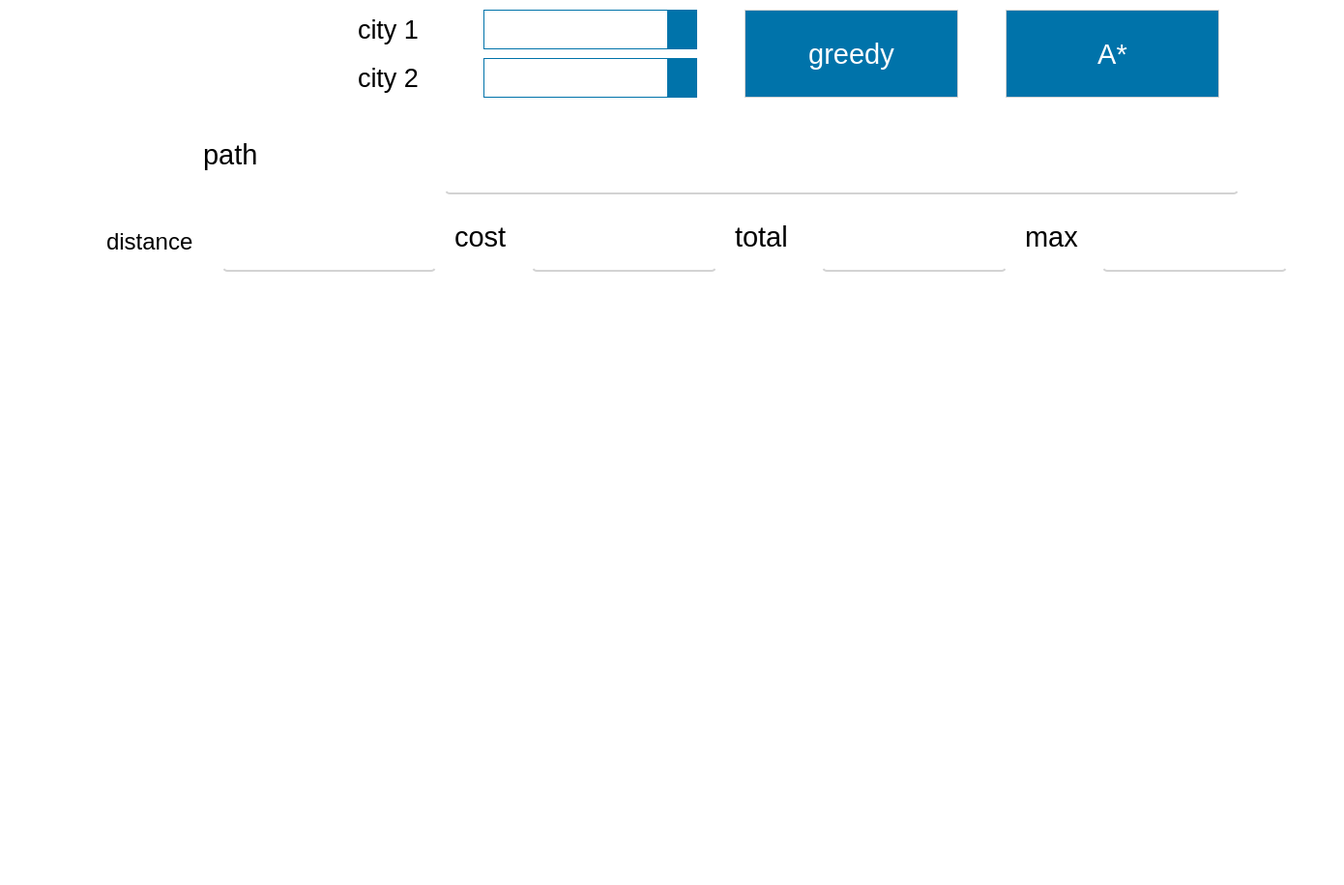
<?xml version="1.0" encoding="UTF-8"?>
<ui version="4.0">
 <class>root</class>
 <widget class="QMainWindow" name="root">
  <property name="geometry">
   <rect>
    <x>0</x>
    <y>0</y>
    <width>1390</width>
    <height>915</height>
   </rect>
  </property>
  <property name="windowTitle">
   <string>search 2</string>
  </property>
  <property name="styleSheet">
   <string notr="true">/*  ---------------------------- ALL OTHERS WIDGETS ---------------------------- */
*{
selection-background-color: rgb(67, 128, 179);
selection-color: rgb(255, 255, 255);
}

/*  ---------------------------- MAIN WINDOW, WIDGET ---------------------------- */
QMainWindow,QWidget
{
color:rgb(0,0,0);
background:rgb(255,255,255);
}

/*  ---------------------------- MENU BAR ---------------------------- */
QMenuBar
{
color:rgb(120,120,120);
background:rgb(230,230,230);
}
QMenuBar::item:selected
{
color:rgb(100,100,100);
background:rgb(200,200,200);
}
/*  ---------------------------- CONTEXT MENU ---------------------------- */
QMenu
{
color:rgb(90,90,90);
background:rgb(230,230,230);
padding: 3;
}
QMenu::item:selected
{
color:rgb(90,90,90);
background:rgb(200,200,200);
}
QMenu::separator {
background:rgb(200,200,200);
height:1px;
}


/*  ---------------------------- Q TAB BAR ---------------------------- */
QTabBar::tab {
color:rgb(150,150,150);
background:rgb(240,240,240);
height:30;
width:80;
border: rgb(240,240,240);
border-width: 0 0 2px 0;
padding-left:10;
}

QTabBar::tab:selected {
background:white;
color:rgb(100,100,100);
border: solid rgb(0,150,255);
border-width: 0 0 5px 0;
}
QTableWidget QTableCornerButton::section {
background-color: rgb(255, 255, 255);
}
/*-----------------------------------------------------------------
------------------------------ LINE_EDIT --------------------------
------------------------------ TEXT BROWSER -----------------------
------------------------------ TEXT_EDIT---------------------------
------------------------------ PLAIN_TEXT -------------------------
------------------------------------------------------------------- */
QLineEdit,QTextBrowser,QTextEdit,QPlainTextEdit
{
color:rgb(20,20,20);
background-color:white;
border: solid lightgrey;
border-width: 0 0 2px 0;
border-bottom-left-radius: 5;
border-bottom-right-radius: 5;
}

QLineEdit:disabled
{
color:rgb(160, 150, 150);
background-color:rgb(255, 240, 240);
border: solid rgb(253, 14, 14);
border-width: 0 0 2px 0;
border-bottom-left-radius: 5;
border-bottom-right-radius: 5;
}

/*  ---------------------------- COMBO BOX ----------------------------*/
QComboBox
{
color:rgb(0,115,170);
background-color:rgb(255, 255, 255);
min-width: 5px;
padding: 1px 0px 1px 3px;
border: 1px solid rgb(0,115,170);
}

QComboBox:hover
{
color:rgb(0,115,170);
background-color: white;
}

QComboBox:selected
{
color:rgb(0,115,170);
selection-background-color: rgb(255, 255, 255);
}

QComboBox::drop-down
{
width: 30px;
background-color:rgb(0,115,170);
}

QComboBox::down-arrow
{
image: url(assets/UI/Icons/interface_icons/arrow_down.png);
width: 14px;
height: 14px;
}


/* -------------------------------- CHECK BOX ----------------------------------------- */
QCheckBox
{
background: rgb(255, 255, 255);
color:rgb(25, 29, 32);
padding: 6;
}
/* ----------------------------  TOOL BOX  ----------------------------  */
QToolBox::tab
{
color:darkgrey;
background:lightgrey;
}
QToolBox::tab::selected
{
color:grey;
background:rgb(250, 250,250);
}
QToolBox::tab::hover
{
color:white;
background:rgb(0,115,170);
}
/*  ---------------------------- PROGRESS BAR ---------------------------- */
QProgressBar {
color:grey;
text-align: center;
font-size:13px;
}
QProgressBar::chunk {
background:rgb(0, 193, 50);
}
/*  ---------------------------- PUSHBUTTON ---------------------------- */
QPushButton
{
border: 1px solid lightgrey;
color:white;
background:rgb(0,115,170);
min-height:30;
min-width: 50;
}
QPushButton:hover
{
border: 1px solid lightgrey;
color:white;
background:rgb(0, 120, 210);
}

QPushButton:pressed
{
border: 1px solid lightgrey;
color:white;
background:rgb(0, 53, 100);
}
/*  ----------------------------  LCD NUMBER ---------------------------- */
QLCDNumber
{
color:rgb(0,115,170);
border:2 solid rgb(100,100,100);
}
/*  ---------------------------- TABLE_LIST_TABLE ---------------------------- */
QTableView,
QTableWidget
{
alternate-background-color: rgb(240, 250, 255);
}
QTreeView
{
background: rgb(250,250,250);
color: rgb(180,180,180);
}
QTableView::item:selected, 
QListView::item:selected,
QTableView::item:hover, 
QListView::item:hover, 
QTreeView::item:hover
{
background:rgb(0,115,170);
color:rgb(250,250,250);
}
QTableView::item, 
QListView::item, 
QTreeView::item
{
color:rgb(100,100,100);
}
QTreeView::item:selected,QListView::item:selected,QTableView::item:selected
{
color:rgb(37, 62, 71);
background:rgb(209, 241, 252);
}
/* QTreeView::item:has-children
{
background-color: rgb(0, 78, 134);
color: white;
border-bottom: 2px solid qlineargradient(spread:pad, x1:1, y1:0.5, x2:0, y2:0.5, stop:0 rgba(255, 255, 255, 0), stop:0.5 rgba(0, 150, 255, 255), stop:1 rgba(255, 255, 255, 0));
}
*/
/*  ---------------------------- HEADER VIEW ---------------------------- */
QHeaderView::section
{
color:rgb(133, 133, 133);
background:white;
border:transparent;
text-align:center;
padding:1;
}
/* ------------------------------- CALENDAR -------------------------------------------------- */
QCalendarView
{
color: rgb(20,20,20);
background-color: rgb(240,240,240);
alternate-background-color: rgb(0,115,170);
selection-background-color: white;
selection-color: black;
}
QAbstractItemView
{
color:rgb(200,200,200);
}


/* ---------------------------------------- SLIDER HORIZONTAL ----------------------------------------------- */


QSlider::groove:horizontal,QSlider::add-page:horizontal
{
background: rgb(255, 255, 255);
height: 27px;
}
QSlider::sub-page:horizontal {
height: 10px;
background: rgb(0,115,170);
}
QSlider::handle:horizontal {
margin-right: -10px;
margin-left: -10px;
background: rgb(0,115,170);
}
QSlider::handle:horizontal:hover {
background:rgb(0,115,170);
}

/* --------------------------------  VERTICAL SLIDER --------------------------------------------------------------  */

QSlider::handle
{
border-radius: 3px;
}

QSlider::groove:vertical,QSlider::add-page:vertical,QSlider::sub-page:vertical
{
width: 20px;
background: rgb(255, 255, 255);
}

QSlider::handle:vertical {
margin-top: -10px;
margin-bottom: -10px;
background: rgb(0,115,170);
}
QSlider::handle:vertical:hover {
background: rgb(0,115,170);
}

/* --------------------------------- SCROLLBAR HORIZONTAL --------------------------------------  */

QScrollBar::groove:horizontal{
background: white;
height: 17px;
}
QScrollBar::sub-page:horizontal,QScrollBar::add-page:horizontal  {
height: 10px;
background: rgb(255, 255, 255);
}
QScrollBar::handle:horizontal {
margin-right: -5px;
background: rgb(0,115,170);
}
QScrollBar::handle:horizontal:hover {
background: rgb(0,115,170);
}

/* --------------------------------------- SCROLLBAR VERTICAL ----------------------------------------------  */

/* SCROLLBAR */
QScrollBar:vertical {
background: white;
width: 15px;
margin: 22px 0 22px 0;
}
/* HANDLE*/
QScrollBar::handle:vertical {
background: rgb(0,115,170);
min-height: 20px;
}

/* UP ARROW */
QScrollBar::up-arrow:vertical {
image: url(assets/UI/Icons/interface_icons/arrow_up.png);
width: 10px;
height: 10px;
}
/* DOWN ARROW */
QScrollBar::down-arrow:vertical {
image: url(assets/UI/Icons/interface_icons/arrow_down.png);
width: 10px;
height: 10px;
}
/* UP BUTTON */
QScrollBar::sub-line:vertical {
background: rgb(0,115,170);
height: 20px;
subcontrol-position: top;
subcontrol-origin: margin;
}
/* DOWN BUTTON */
QScrollBar::add-line:vertical {
background: rgb(0,115,170);
height: 20px;
subcontrol-position: bottom;
subcontrol-origin: margin;
}
/* SUBPAGES - ADDPAGE */
QScrollBar::add-page:vertical, QScrollBar::sub-page:vertical {
background: none;
}
/* ---------------------------------- Q TOOL BAR -------------------------------------------------------- */
/* TOOLBAR REGION */
QToolBar {
background: rgb(35,40,45);
spacing: 20;

}
/* SEPARATOR */
QToolBar:separator
{
background: rgb(80, 80, 80);
height: 2;
}
/* QToolBar QToolButton { 
    width: 100px;
} */
/* -----------------------------------------------Q TOOL BUTTON------------------------------------------- */
/* BUTTON */
QToolButton
{
color: rgb(255, 255, 255);
background:rgb(35,40,45);
}

QToolButton:hover,QToolButton:pressed
{
background-color: rgb(64, 73, 82);
}

QMessageBox QLabel
{
color: red;
}</string>
  </property>
  <widget class="QWidget" name="centralwidget">
   <widget class="QComboBox" name="city1">
    <property name="geometry">
     <rect>
      <x>500</x>
      <y>10</y>
      <width>221</width>
      <height>41</height>
     </rect>
    </property>
    <property name="font">
     <font>
      <pointsize>22</pointsize>
     </font>
    </property>
   </widget>
   <widget class="QComboBox" name="city2">
    <property name="geometry">
     <rect>
      <x>500</x>
      <y>60</y>
      <width>221</width>
      <height>41</height>
     </rect>
    </property>
    <property name="font">
     <font>
      <pointsize>22</pointsize>
     </font>
    </property>
   </widget>
   <widget class="QPushButton" name="greedy">
    <property name="geometry">
     <rect>
      <x>770</x>
      <y>10</y>
      <width>221</width>
      <height>91</height>
     </rect>
    </property>
    <property name="font">
     <font>
      <pointsize>22</pointsize>
     </font>
    </property>
    <property name="text">
     <string>greedy</string>
    </property>
   </widget>
   <widget class="QPushButton" name="aSTAR">
    <property name="geometry">
     <rect>
      <x>1040</x>
      <y>10</y>
      <width>221</width>
      <height>91</height>
     </rect>
    </property>
    <property name="font">
     <font>
      <pointsize>22</pointsize>
     </font>
    </property>
    <property name="text">
     <string>A*</string>
    </property>
   </widget>
   <widget class="QTextBrowser" name="path">
    <property name="geometry">
     <rect>
      <x>460</x>
      <y>130</y>
      <width>821</width>
      <height>71</height>
     </rect>
    </property>
    <property name="font">
     <font>
      <pointsize>15</pointsize>
     </font>
    </property>
   </widget>
   <widget class="QLabel" name="label">
    <property name="geometry">
     <rect>
      <x>370</x>
      <y>10</y>
      <width>101</width>
      <height>41</height>
     </rect>
    </property>
    <property name="styleSheet">
     <string notr="true"/>
    </property>
    <property name="text">
     <string>&lt;html&gt;&lt;head/&gt;&lt;body&gt;&lt;p&gt;&lt;span style=&quot; font-size:20pt;&quot;&gt;city 1&lt;/span&gt;&lt;/p&gt;&lt;/body&gt;&lt;/html&gt;</string>
    </property>
   </widget>
   <widget class="QLabel" name="label_2">
    <property name="geometry">
     <rect>
      <x>370</x>
      <y>60</y>
      <width>101</width>
      <height>41</height>
     </rect>
    </property>
    <property name="styleSheet">
     <string notr="true"/>
    </property>
    <property name="text">
     <string>&lt;html&gt;&lt;head/&gt;&lt;body&gt;&lt;p&gt;&lt;span style=&quot; font-size:20pt;&quot;&gt;city 2&lt;/span&gt;&lt;/p&gt;&lt;/body&gt;&lt;/html&gt;</string>
    </property>
   </widget>
   <widget class="QLabel" name="label_3">
    <property name="geometry">
     <rect>
      <x>210</x>
      <y>130</y>
      <width>151</width>
      <height>61</height>
     </rect>
    </property>
    <property name="text">
     <string>&lt;html&gt;&lt;head/&gt;&lt;body&gt;&lt;p&gt;&lt;span style=&quot; font-size:22pt;&quot;&gt;path&lt;/span&gt;&lt;/p&gt;&lt;/body&gt;&lt;/html&gt;</string>
    </property>
   </widget>
   <widget class="QTextBrowser" name="distance">
    <property name="geometry">
     <rect>
      <x>230</x>
      <y>220</y>
      <width>221</width>
      <height>61</height>
     </rect>
    </property>
    <property name="font">
     <font>
      <pointsize>22</pointsize>
     </font>
    </property>
   </widget>
   <widget class="QTextBrowser" name="cost">
    <property name="geometry">
     <rect>
      <x>550</x>
      <y>220</y>
      <width>191</width>
      <height>61</height>
     </rect>
    </property>
    <property name="font">
     <font>
      <pointsize>22</pointsize>
     </font>
    </property>
   </widget>
   <widget class="QTextBrowser" name="max">
    <property name="geometry">
     <rect>
      <x>1140</x>
      <y>220</y>
      <width>191</width>
      <height>61</height>
     </rect>
    </property>
    <property name="font">
     <font>
      <pointsize>22</pointsize>
     </font>
    </property>
   </widget>
   <widget class="QWidget" name="widget" native="true">
    <property name="geometry">
     <rect>
      <x>-1</x>
      <y>310</y>
      <width>1391</width>
      <height>591</height>
     </rect>
    </property>
    <property name="font">
     <font>
      <pointsize>22</pointsize>
     </font>
    </property>
   </widget>
   <widget class="QTextBrowser" name="total">
    <property name="geometry">
     <rect>
      <x>850</x>
      <y>220</y>
      <width>191</width>
      <height>61</height>
     </rect>
    </property>
    <property name="font">
     <font>
      <pointsize>22</pointsize>
     </font>
    </property>
   </widget>
   <widget class="QLabel" name="label_4">
    <property name="geometry">
     <rect>
      <x>110</x>
      <y>230</y>
      <width>111</width>
      <height>41</height>
     </rect>
    </property>
    <property name="text">
     <string>&lt;html&gt;&lt;head/&gt;&lt;body&gt;&lt;p&gt;&lt;span style=&quot; font-size:18pt;&quot;&gt;distance&lt;/span&gt;&lt;/p&gt;&lt;/body&gt;&lt;/html&gt;</string>
    </property>
   </widget>
   <widget class="QLabel" name="label_5">
    <property name="geometry">
     <rect>
      <x>470</x>
      <y>220</y>
      <width>71</width>
      <height>51</height>
     </rect>
    </property>
    <property name="text">
     <string>&lt;html&gt;&lt;head/&gt;&lt;body&gt;&lt;p&gt;&lt;span style=&quot; font-size:22pt;&quot;&gt;cost&lt;/span&gt;&lt;/p&gt;&lt;/body&gt;&lt;/html&gt;</string>
    </property>
   </widget>
   <widget class="QLabel" name="label_6">
    <property name="geometry">
     <rect>
      <x>760</x>
      <y>220</y>
      <width>81</width>
      <height>51</height>
     </rect>
    </property>
    <property name="text">
     <string>&lt;html&gt;&lt;head/&gt;&lt;body&gt;&lt;p&gt;&lt;span style=&quot; font-size:22pt;&quot;&gt;total&lt;/span&gt;&lt;/p&gt;&lt;/body&gt;&lt;/html&gt;</string>
    </property>
   </widget>
   <widget class="QLabel" name="label_7">
    <property name="geometry">
     <rect>
      <x>1060</x>
      <y>220</y>
      <width>81</width>
      <height>51</height>
     </rect>
    </property>
    <property name="text">
     <string>&lt;html&gt;&lt;head/&gt;&lt;body&gt;&lt;p&gt;&lt;span style=&quot; font-size:22pt;&quot;&gt;max&lt;/span&gt;&lt;/p&gt;&lt;/body&gt;&lt;/html&gt;</string>
    </property>
   </widget>
  </widget>
  <widget class="QStatusBar" name="statusbar"/>
 </widget>
 <resources/>
 <connections/>
</ui>
